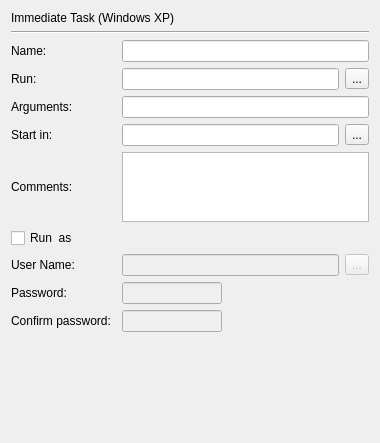
<?xml version="1.0" encoding="UTF-8"?>
<ui version="4.0">
 <class>ImmediateTasksWidget</class>
 <widget class="QWidget" name="ImmediateTasksWidget">
  <property name="geometry">
   <rect>
    <x>0</x>
    <y>0</y>
    <width>380</width>
    <height>443</height>
   </rect>
  </property>
  <property name="windowTitle">
   <string>Form</string>
  </property>
  <layout class="QGridLayout" name="gridLayout">
   <item row="0" column="0" colspan="2">
    <widget class="QSplitter" name="splitter">
     <property name="orientation">
      <enum>Qt::Horizontal</enum>
     </property>
     <widget class="QLabel" name="immediateLabel">
      <property name="sizePolicy">
       <sizepolicy hsizetype="Fixed" vsizetype="Preferred">
        <horstretch>1</horstretch>
        <verstretch>0</verstretch>
       </sizepolicy>
      </property>
      <property name="minimumSize">
       <size>
        <width>105</width>
        <height>0</height>
       </size>
      </property>
      <property name="font">
       <font>
        <pointsize>9</pointsize>
       </font>
      </property>
      <property name="text">
       <string>Immediate Task (Windows XP)</string>
      </property>
     </widget>
    </widget>
   </item>
   <item row="1" column="0" colspan="3">
    <widget class="Line" name="line">
     <property name="font">
      <font>
       <pointsize>9</pointsize>
      </font>
     </property>
     <property name="orientation">
      <enum>Qt::Horizontal</enum>
     </property>
    </widget>
   </item>
   <item row="2" column="0">
    <widget class="QLabel" name="nameLabel">
     <property name="text">
      <string>Name:</string>
     </property>
     <property name="buddy">
      <cstring>nameLineEdit</cstring>
     </property>
    </widget>
   </item>
   <item row="3" column="0">
    <widget class="QLabel" name="runLabel">
     <property name="text">
      <string>Run:</string>
     </property>
    </widget>
   </item>
   <item row="3" column="1">
    <widget class="QLineEdit" name="runLineEdit"/>
   </item>
   <item row="3" column="2">
    <widget class="QToolButton" name="runToolButton">
     <property name="text">
      <string>...</string>
     </property>
    </widget>
   </item>
   <item row="4" column="0">
    <widget class="QLabel" name="argumetsLabel">
     <property name="sizePolicy">
      <sizepolicy hsizetype="Fixed" vsizetype="Preferred">
       <horstretch>117</horstretch>
       <verstretch>0</verstretch>
      </sizepolicy>
     </property>
     <property name="minimumSize">
      <size>
       <width>105</width>
       <height>0</height>
      </size>
     </property>
     <property name="text">
      <string>Arguments:</string>
     </property>
     <property name="buddy">
      <cstring>argumentsLineEdit</cstring>
     </property>
    </widget>
   </item>
   <item row="5" column="0">
    <widget class="QLabel" name="startLabel">
     <property name="sizePolicy">
      <sizepolicy hsizetype="Fixed" vsizetype="Preferred">
       <horstretch>117</horstretch>
       <verstretch>0</verstretch>
      </sizepolicy>
     </property>
     <property name="minimumSize">
      <size>
       <width>105</width>
       <height>0</height>
      </size>
     </property>
     <property name="text">
      <string>Start in:</string>
     </property>
     <property name="buddy">
      <cstring>startLineEdit</cstring>
     </property>
    </widget>
   </item>
   <item row="5" column="1">
    <widget class="QLineEdit" name="startLineEdit">
     <property name="enabled">
      <bool>true</bool>
     </property>
     <property name="layoutDirection">
      <enum>Qt::LeftToRight</enum>
     </property>
     <property name="echoMode">
      <enum>QLineEdit::Normal</enum>
     </property>
    </widget>
   </item>
   <item row="5" column="2">
    <widget class="QToolButton" name="startToolButton">
     <property name="text">
      <string>...</string>
     </property>
    </widget>
   </item>
   <item row="6" column="0">
    <widget class="QLabel" name="commentsLabel">
     <property name="text">
      <string>Comments:</string>
     </property>
     <property name="buddy">
      <cstring>commentsTextEdit</cstring>
     </property>
    </widget>
   </item>
   <item row="6" column="1" colspan="2">
    <widget class="QTextEdit" name="commentsTextEdit">
     <property name="sizePolicy">
      <sizepolicy hsizetype="Expanding" vsizetype="Fixed">
       <horstretch>0</horstretch>
       <verstretch>0</verstretch>
      </sizepolicy>
     </property>
     <property name="minimumSize">
      <size>
       <width>0</width>
       <height>70</height>
      </size>
     </property>
     <property name="maximumSize">
      <size>
       <width>16777215</width>
       <height>70</height>
      </size>
     </property>
     <property name="html">
      <string>&lt;!DOCTYPE HTML PUBLIC &quot;-//W3C//DTD HTML 4.0//EN&quot; &quot;http://www.w3.org/TR/REC-html40/strict.dtd&quot;&gt;
&lt;html&gt;&lt;head&gt;&lt;meta name=&quot;qrichtext&quot; content=&quot;1&quot; /&gt;&lt;style type=&quot;text/css&quot;&gt;
p, li { white-space: pre-wrap; }
&lt;/style&gt;&lt;/head&gt;&lt;body style=&quot; font-family:'Noto Sans'; font-size:9pt; font-weight:400; font-style:normal;&quot;&gt;
&lt;p style=&quot;-qt-paragraph-type:empty; margin-top:0px; margin-bottom:0px; margin-left:0px; margin-right:0px; -qt-block-indent:0; text-indent:0px;&quot;&gt;&lt;br /&gt;&lt;/p&gt;&lt;/body&gt;&lt;/html&gt;</string>
     </property>
    </widget>
   </item>
   <item row="7" column="0">
    <widget class="QCheckBox" name="runUsCheckBox">
     <property name="text">
      <string>Run  as</string>
     </property>
    </widget>
   </item>
   <item row="8" column="0">
    <widget class="QLabel" name="usetNameLabel">
     <property name="text">
      <string>User Name:</string>
     </property>
     <property name="buddy">
      <cstring>userNameLineEdit</cstring>
     </property>
    </widget>
   </item>
   <item row="8" column="1">
    <widget class="QLineEdit" name="userNameLineEdit">
     <property name="enabled">
      <bool>false</bool>
     </property>
    </widget>
   </item>
   <item row="8" column="2">
    <widget class="QToolButton" name="userNameToolButton">
     <property name="enabled">
      <bool>false</bool>
     </property>
     <property name="text">
      <string>...</string>
     </property>
    </widget>
   </item>
   <item row="9" column="0">
    <widget class="QLabel" name="passwordLabel">
     <property name="text">
      <string>Password:</string>
     </property>
     <property name="buddy">
      <cstring>passwordLineEdit</cstring>
     </property>
    </widget>
   </item>
   <item row="9" column="1">
    <widget class="QLineEdit" name="passwordLineEdit">
     <property name="enabled">
      <bool>false</bool>
     </property>
     <property name="sizePolicy">
      <sizepolicy hsizetype="Fixed" vsizetype="Fixed">
       <horstretch>0</horstretch>
       <verstretch>0</verstretch>
      </sizepolicy>
     </property>
     <property name="maximumSize">
      <size>
       <width>100</width>
       <height>16777215</height>
      </size>
     </property>
     <property name="echoMode">
      <enum>QLineEdit::Password</enum>
     </property>
    </widget>
   </item>
   <item row="10" column="0">
    <widget class="QLabel" name="confirmPasswordLabel">
     <property name="text">
      <string>Confirm password:</string>
     </property>
     <property name="buddy">
      <cstring>confirmPasswordLineEdit</cstring>
     </property>
    </widget>
   </item>
   <item row="10" column="1">
    <widget class="QLineEdit" name="confirmPasswordLineEdit">
     <property name="enabled">
      <bool>false</bool>
     </property>
     <property name="sizePolicy">
      <sizepolicy hsizetype="Fixed" vsizetype="Fixed">
       <horstretch>0</horstretch>
       <verstretch>0</verstretch>
      </sizepolicy>
     </property>
     <property name="minimumSize">
      <size>
       <width>100</width>
       <height>0</height>
      </size>
     </property>
     <property name="maximumSize">
      <size>
       <width>100</width>
       <height>16777215</height>
      </size>
     </property>
     <property name="echoMode">
      <enum>QLineEdit::Password</enum>
     </property>
    </widget>
   </item>
   <item row="11" column="0" colspan="3">
    <spacer name="verticalSpacer">
     <property name="orientation">
      <enum>Qt::Vertical</enum>
     </property>
     <property name="sizeType">
      <enum>QSizePolicy::Expanding</enum>
     </property>
     <property name="sizeHint" stdset="0">
      <size>
       <width>20</width>
       <height>40</height>
      </size>
     </property>
    </spacer>
   </item>
   <item row="2" column="1" colspan="2">
    <widget class="QLineEdit" name="nameLineEdit"/>
   </item>
   <item row="4" column="1" colspan="2">
    <widget class="QLineEdit" name="argumentsLineEdit"/>
   </item>
  </layout>
 </widget>
 <tabstops>
  <tabstop>nameLineEdit</tabstop>
  <tabstop>runLineEdit</tabstop>
  <tabstop>runToolButton</tabstop>
  <tabstop>argumentsLineEdit</tabstop>
  <tabstop>startLineEdit</tabstop>
  <tabstop>startToolButton</tabstop>
  <tabstop>commentsTextEdit</tabstop>
  <tabstop>runUsCheckBox</tabstop>
  <tabstop>userNameLineEdit</tabstop>
  <tabstop>userNameToolButton</tabstop>
  <tabstop>passwordLineEdit</tabstop>
  <tabstop>confirmPasswordLineEdit</tabstop>
 </tabstops>
 <resources/>
 <connections>
  <connection>
   <sender>runUsCheckBox</sender>
   <signal>toggled(bool)</signal>
   <receiver>userNameLineEdit</receiver>
   <slot>setEnabled(bool)</slot>
   <hints>
    <hint type="sourcelabel">
     <x>189</x>
     <y>260</y>
    </hint>
    <hint type="destinationlabel">
     <x>235</x>
     <y>290</y>
    </hint>
   </hints>
  </connection>
  <connection>
   <sender>runUsCheckBox</sender>
   <signal>toggled(bool)</signal>
   <receiver>userNameToolButton</receiver>
   <slot>setEnabled(bool)</slot>
   <hints>
    <hint type="sourcelabel">
     <x>61</x>
     <y>252</y>
    </hint>
    <hint type="destinationlabel">
     <x>359</x>
     <y>281</y>
    </hint>
   </hints>
  </connection>
 </connections>
</ui>
